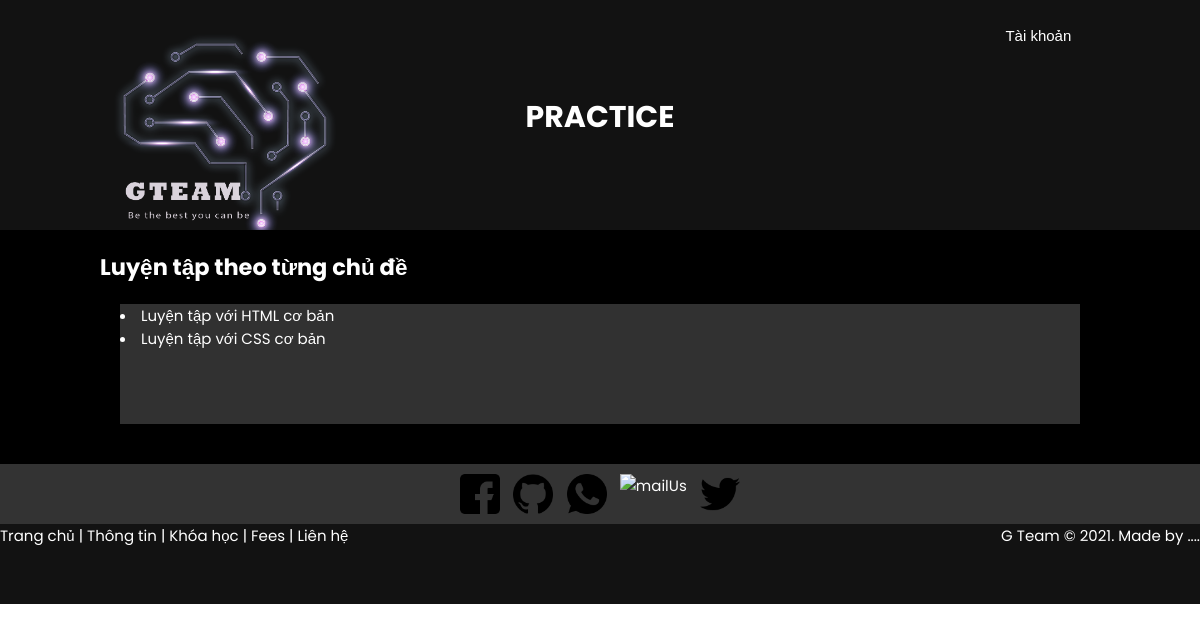
The page /GTEAMS/practice/ on the database as committed earlier.
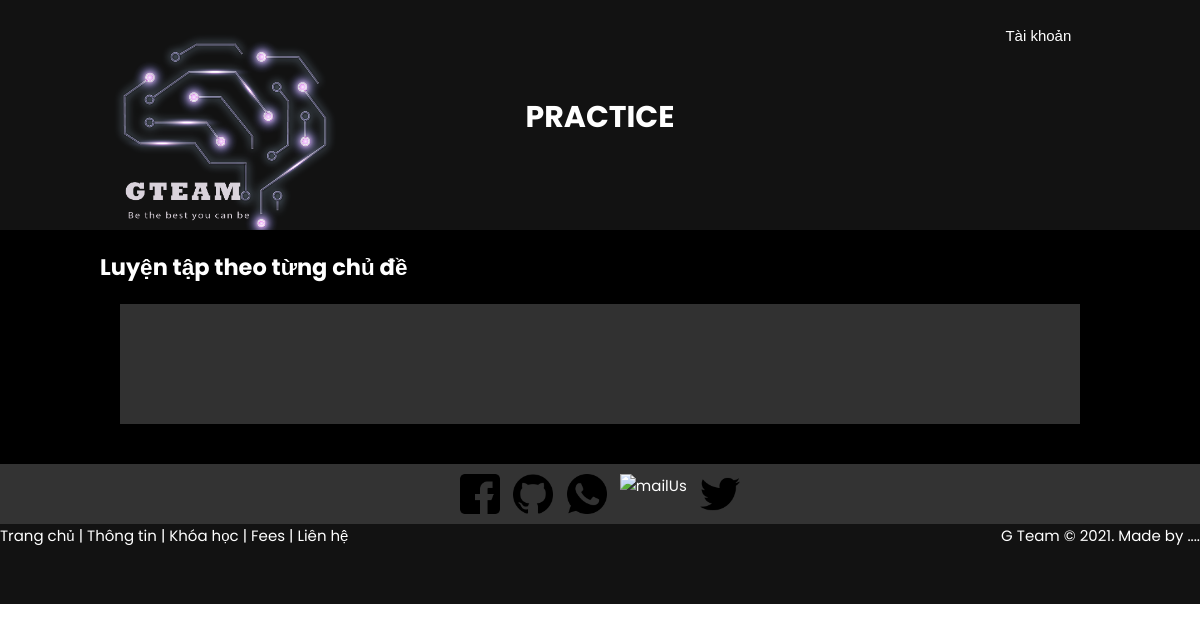
The same page on the database as committed later.
### GTEAMS_APP/models.py (models this page shows, shortened)
class Practice_title(models.Model):
    title=models.CharField(primary_key=True,max_length=50)
    title_Content=models.CharField(max_length=200)

### GTEAMS_APP/views.py (the view)
# urls.py: path('practice/',views.ShowQuestions, name='practice'),
def ShowQuestions(request):
    Question=Practice_title.objects.all()
    context = {'question': Question}
    return render(request,'pages/practice.html',context)

### GTEAMS_APP/templates/pages/practice.html (shortened to what this page needs)
{% load static %}
<!DOCTYPE html>
<html lang="en">
<head>
    <link rel="stylesheet" href="{% static 'css/practice.css'%}">
</head>
<body>
    <header id="header">
        <div id="header1">
            <div id="content-header1-left">
                <div>
                    <a href="{% url 'home' %}">
                        <img src="{% static 'imgs/rm37.png'%}" id="logo" alt="logo">
                    </a>
                </div>
            </div>
            <div id="content-header1-right">
                <button id="cnt-hd1-r-tk">Tài khoản</button>
            </div>
        </div>
        <div id="container-header2">
            <h1> PRACTICE </h1>
        </div>
    </header>
    <main id="main-container">
        <div id="Subject">
            <h2>Luyện tập theo từng chủ đề </h2>
        </div>
        <div class="block_query">
            <div id="questions">
                {% if question %}
                <ul id="questionUL" style='list-style-position: inside;'>
                     {% for q in question %}
                    <li><a href="{% url 'practiceID' q.title %}">{{q.title_Content}}</a></li>
                </ul>
                {% endfor %} {% endif %}
            </div>
        </div>
    </main>
</body>
<footer id="footer">
    <div id="contact">
        <a href="#"><img src="{% static 'imgs/facebook.png'%}" alt="facebook-contact" width="40" /></a>
        <a href="#"><img src="{% static 'imgs/github.png'%}" alt="github-contact" width="40" /></a>
        <a href="#"><img src="{% static 'imgs/whatsapp.png'%}" alt="callUs" width="40" /></a>
        <a href="#"><img src="{% static 'imgs/google-plus.png'%}" alt="mailUs" width="40" /></a>
        <a href="#"><img src="{% static 'imgs/twitter.png'%}" alt="twiter" width="40" /></a>
    </div>
    <div class="footer2">
        <div class="panel-body">
            <p class="simplenav">
                <a href="{% url 'home' %}">Trang chủ</a> |
                <a href="about.html">Thông tin</a> |
                <a href="{% url 'courses' %}">Khóa học</a> |
                <a href="fees.html">Fees</a> |
                <a href="{% url 'contact' %}">Liên hệ</a>
            </p>
        </div>
        <p class="text-right">
            G Team &copy; 2021. Made by <a href="#" rel="develop"> ....</a>
        </p>
    </div>
</footer>
</body>
</html>

### GTEAMS_APP/static/css/practice.css (style rules this page uses)
* { margin: 0; padding: 0; box-sizing: border-box; }
html { display: block; font-size: 15px; font-family: "Poppins", sans-serif; width: 100%; color: white; }
body { height: 1000px; box-sizing: border-box; display: block; }
#header { background: #121212; height: 230px; display: block; padding-top: 20px; padding-left: 100px; padding-right: 100px; }
#header1 { display: flex; justify-content: space-between; height: 65px; }
#content-header1-left { display: block; }
#logo { margin: 0; padding: 0; position: absolute; width: 250px; }
#content-header1-right { width: 170px; justify-content: space-around; display: flex; height: 30px; }
#cnt-hd1-r-tk { width: 100px; justify-content: space-between; background: none; border-radius: 5px; border: none; color: white; font-size: 15px; width: 100px; }
#container-header2 { display: block; position: relative; top: 0.67rem; height: 50px; text-align: center; justify-content: space-between; }
#main-container { background: black; padding-top: 20px; padding-bottom: 20px; padding-left: 100px; padding-right: 100px; display: block; position: relative; }
.block_query { display: flex; background-color: #313131; margin: 20px; height: 120px; }
#footer { display: block; background-color: #333333; top: 10px; width: 100%; height: 130px; }
#footer #contact { margin: auto; display: flex; justify-content: space-between; width: 300px; height: 60px; padding: 10px; }
.footer2 { display: flex; justify-content: space-between; width: 100%; height: 80px; background-color: #121212; }
.simplenav { color: white; }
.text-right { color: rgb(255, 255, 255); }
a { text-decoration: none; color: white; }

Rows that differ between the two databases and show on the page:
removed Practice_title: title_Content "Luyện tập với HTML cơ bản"
removed Practice_title: title_Content "Luyện tập với CSS cơ bản"
